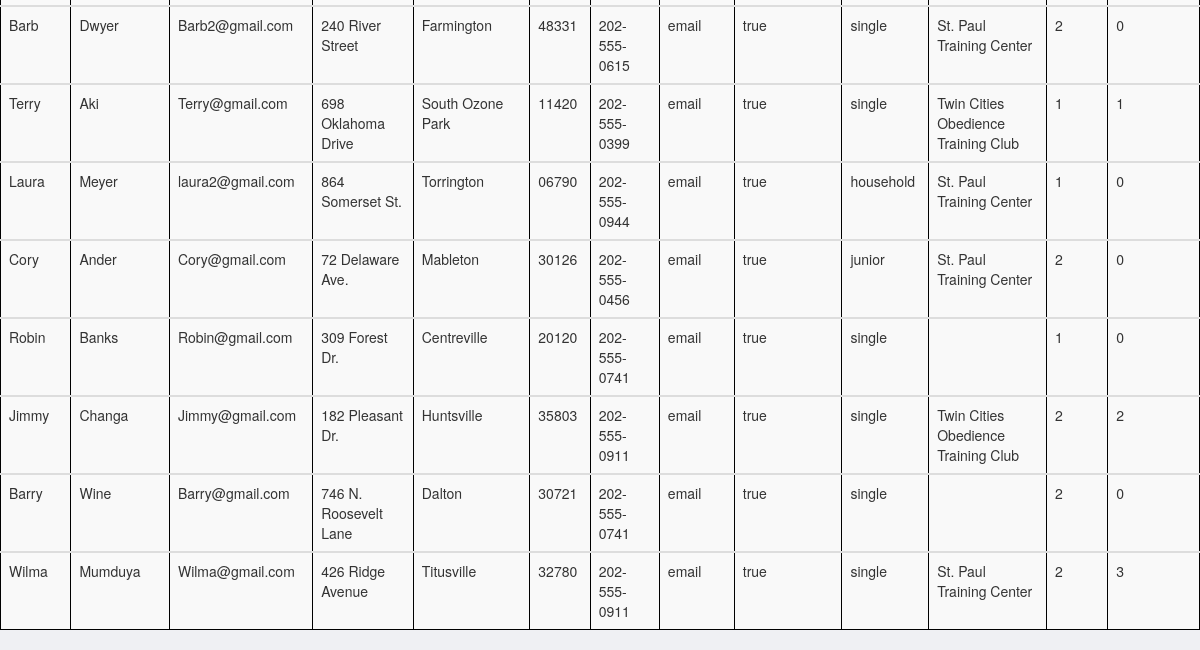
/user (lower part), run on an earlier commit of the app's database.
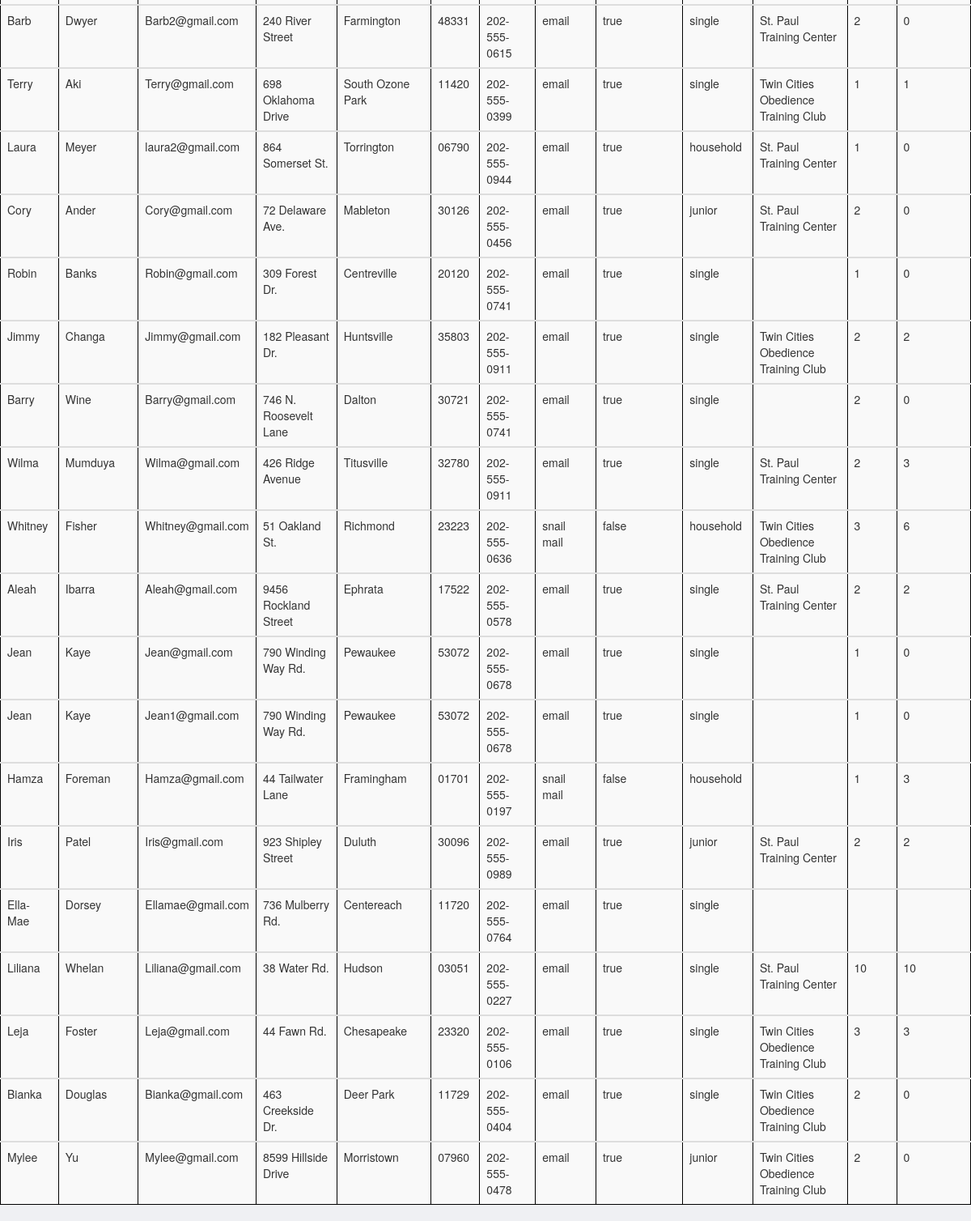
And on a later commit of the database.
### model.py (models this page shows, shortened)
class Users(db.Model, UserMixin):
    __tablename__ = 'users'
    user_id = db.Column(db.Integer, primary_key=True, autoincrement=True)
    fname = db.Column(db.String(50), nullable=False)
    lname = db.Column(db.String(50), nullable=False)
    email = db.Column(db.String(100), nullable=False, unique=True)
    address = db.Column(db.String(100), nullable=True)
    city = db.Column(db.String(50), nullable=True)
    zip_code = db.Column(db.String(10), nullable=True)
    phone = db.Column(db.String(15), nullable=True)
    pref_communication = db.Column(db.String(50), nullable=True)
    print_permissions = db.Column(db.String(5), nullable=True)
    password = db.Column(db.String(50), nullable=True)
    member_type = db.Column(db.String(100), nullable=True)
    member_standing = db.Column(db.String(25), default='Good')
    other_orgs = db.Column(db.Text)
    num_of_gsd = db.Column(db.Integer)
    num_breedings = db.Column(db.Integer)

### server.py (the view)
@app.route('/user')
def all_users():
    user = crud.get_all_users()
    return render_template('all_users.html', user=user)

### crud.py (called while the page is built)
def get_all_users():
    return Users.query.all()

### templates/all_users.html (shortened to what this page needs)
{% extends 'base.html' %}
{% block body %}
        <table class="table thead-dark table-striped">
            {% for u in user %}
          <tbody id="searchTable">
          <tr>
              <td>{{ u.fname }}</td>
              <td>{{ u.lname }}</th>
              <td>{{ u.email }}</td>
              <td>{{ u.address }}</td>
              <td>{{ u.city }}</td>
              <td>{{ u.zip_code }}</td>
              <td>{{ u.phone }}</td>
              <td>{{ u.pref_communication }}</td>
              <td>{{ u.print_permissions }}</td>
              <td>{{ u.member_type }}</td>
              <td>{{ u.other_orgs }}</td>
              <td>{{ u.num_of_gsd }}</td>
              <td>{{ u.num_breedings }}</td>
          </tr>
          </tbody>
            {% endfor %}
        </table>
{% endblock %}

### templates/base.html (shortened to what this page needs)
<!doctype html>
<html>
  <head>
    <link rel="stylesheet" href="https://maxcdn.bootstrapcdn.com/bootstrap/3.4.1/css/bootstrap.min.css">
    <link rel="stylesheet" href="/static/css/styles.css">
    <link rel="stylesheet" href="/static/css/login_styles.css">
    <link rel="stylesheet" href="/static/css/image_carousel.css">
  </head>
  <body>
    {% block body %}{% endblock %}
  </body>
</html>

### static/css/styles.css (style rules this page uses)
body { background-color: #eff0f3; }
.table { width="100%"; cellspacing="0"; cellpadding="0"; border="0"; border: 1.5px solid darkslategray; border-collapse: collapse; margin-left: auto; margin-right: auto; margin-top: 30px; }

What changed in the data, as far as the page shows it:
added Users: fname "Whitney", lname "Fisher", email "Whitney@gmail.com", address "51 Oakland St.", city "Richmond", zip_code "23223", phone "202-555-0636", pref_communication "snail mail", print_permissions "false", member_type "household", other_orgs "Twin Cities Obedience Training Club", num_of_gsd "3", num_breedings "6"
added Users: fname "Aleah", lname "Ibarra", email "Aleah@gmail.com", address "9456 Rockland Street", city "Ephrata", zip_code "17522", phone "202-555-0578", pref_communication "email", print_permissions "true", member_type "single", other_orgs "St. Paul Training Center", num_of_gsd "2", num_breedings "2"
added Users: fname "Jean", lname "Kaye", email "Jean@gmail.com", address "790 Winding Way Rd.", city "Pewaukee", zip_code "53072", phone "202-555-0678", pref_communication "email", print_permissions "true", member_type "single", num_of_gsd "1", num_breedings "0"
added Users: fname "Jean", lname "Kaye", email "Jean1@gmail.com", address "790 Winding Way Rd.", city "Pewaukee", zip_code "53072", phone "202-555-0678", pref_communication "email", print_permissions "true", member_type "single", num_of_gsd "1", num_breedings "0"
added Users: fname "Hamza", lname "Foreman", email "Hamza@gmail.com", address "44 Tailwater Lane", city "Framingham", zip_code "01701", phone "202-555-0197", pref_communication "snail mail", print_permissions "false", member_type "household", num_of_gsd "1", num_breedings "3"
added Users: fname "Iris", lname "Patel", email "Iris@gmail.com", address "923 Shipley Street", city "Duluth", zip_code "30096", phone "202-555-0989", pref_communication "email", print_permissions "true", member_type "junior", other_orgs "St. Paul Training Center", num_of_gsd "2", num_breedings "2"
added Users: fname "Ella-Mae", lname "Dorsey", email "Ellamae@gmail.com", address "736 Mulberry Rd.", city "Centereach", zip_code "11720", phone "202-555-0764", pref_communication "email", print_permissions "true", member_type "single"
added Users: fname "Liliana", lname "Whelan", email "Liliana@gmail.com", address "38 Water Rd.", city "Hudson", zip_code "03051", phone "202-555-0227", pref_communication "email", print_permissions "true", member_type "single", other_orgs "St. Paul Training Center", num_of_gsd "10", num_breedings "10"
added Users: fname "Leja", lname "Foster", email "Leja@gmail.com", address "44 Fawn Rd.", city "Chesapeake", zip_code "23320", phone "202-555-0106", pref_communication "email", print_permissions "true", member_type "single", other_orgs "Twin Cities Obedience Training Club", num_of_gsd "3", num_breedings "3"
added Users: fname "Bianka", lname "Douglas", email "Bianka@gmail.com", address "463 Creekside Dr.", city "Deer Park", zip_code "11729", phone "202-555-0404", pref_communication "email", print_permissions "true", member_type "single", other_orgs "Twin Cities Obedience Training Club", num_of_gsd "2", num_breedings "0"
added Users: fname "Mylee", lname "Yu", email "Mylee@gmail.com", address "8599 Hillside Drive", city "Morristown", zip_code "07960", phone "202-555-0478", pref_communication "email", print_permissions "true", member_type "junior", other_orgs "Twin Cities Obedience Training Club", num_of_gsd "2", num_breedings "0"
